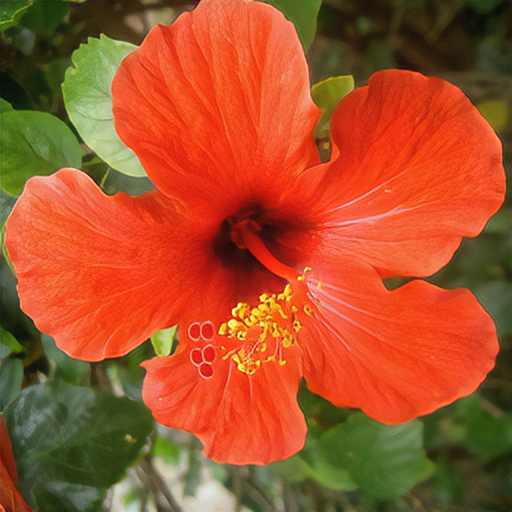

This chart was generated by the following Python code:
import numpy as np
from PIL import Image

img = Image.open('data/input/test_images/section8-image.png')
lr_img = np.array(img)

from ISR.models import RDN

rdn = RDN(weights='noise-cancel')

sr_img = rdn.predict(lr_img)
Image.fromarray(sr_img).save('e3.png')


